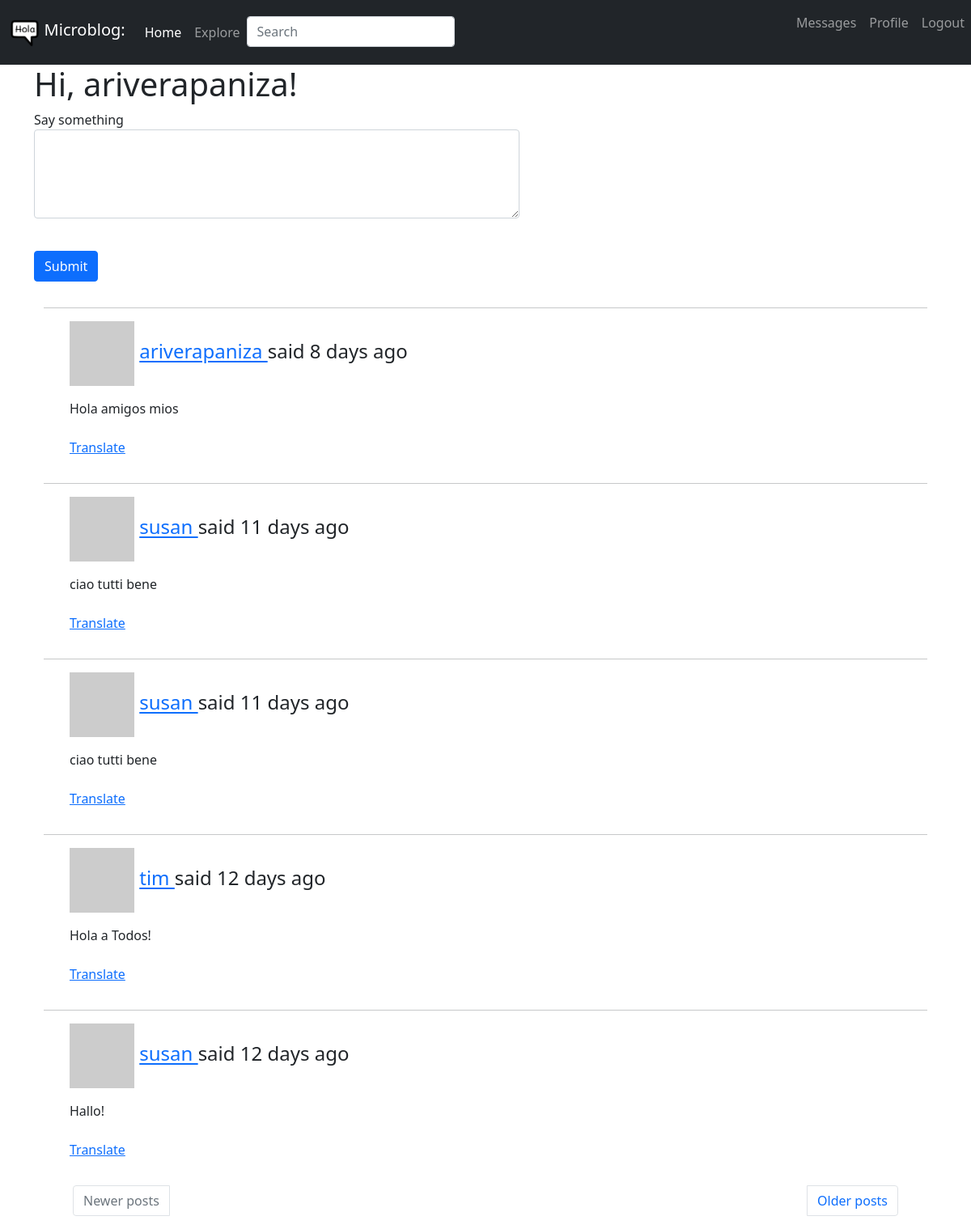
The page /index (signed in) on the database its author committed.
### app/models.py (models this page shows, shortened)
class User(UserMixin, db.Model):
    id = db.Column(db.Integer, primary_key=True)
    username = db.Column(db.String(64), index=True, unique=True)
    email = db.Column(db.String(120), index=True, unique=True)
    password_hash = db.Column(db.String(128))
    posts = db.relationship('Post', backref='author', lazy='dynamic')
    about_me = db.Column(db.String(140))
    last_seen = db.Column(db.DateTime, default=datetime.utcnow)
    followed = db.relationship(
        'User', secondary=followers,
        primaryjoin=(followers.c.follower_id == id),
        secondaryjoin=(followers.c.followed_id == id),
        backref=db.backref('followers', lazy='dynamic'), lazy='dynamic')
    messages_sent = db.relationship('Message',
                                    foreign_keys='Message.sender_id',
                                    backref='author', lazy='dynamic')
    messages_received = db.relationship('Message',
                                        foreign_keys='Message.recipient_id',
                                        backref='recipient', lazy='dynamic')
    last_message_read_time = db.Column(db.DateTime)
    notifications = db.relationship('Notification', backref='user',
                                    lazy='dynamic')
    def avatar(self, size):
        digest = md5(self.email.lower().encode('utf-8')).hexdigest()
        return 'https://www.gravatar.com/avatar/{}?d=identicon&s={}'.format(
            digest, size)
    def followed_posts(self):
        followed = Post.query.join(
            followers, (followers.c.followed_id == Post.user_id)).filter(
                followers.c.follower_id == self.id)
        own = Post.query.filter_by(user_id=self.id)
        return followed.union(own).order_by(Post.timestamp.desc())
    def new_messages(self):
        last_read_time = self.last_message_read_time or datetime(1900, 1, 1)
        return Message.query.filter_by(recipient=self).filter(
            Message.timestamp > last_read_time).count()

class SearchableMixin(object):
    @classmethod
    def before_commit(cls, session):
        session._changes = {
            'add': list(session.new),
            'update': list(session.dirty),
            'delete': list(session.deleted)
        }
    @classmethod
    def after_commit(cls, session):
        for obj in session._changes['add']:
            if isinstance(obj, SearchableMixin):
                add_to_index(obj.__tablename__, obj)
        for obj in session._changes['update']:
            if isinstance(obj, SearchableMixin):
                add_to_index(obj.__tablename__, obj)
        for obj in session._changes['delete']:
            if isinstance(obj, SearchableMixin):
                remove_from_index(obj.__tablename__, obj)
        session._changes = None

class Post(SearchableMixin, db.Model):
    __searchable__ = ['body']
    id = db.Column(db.Integer, primary_key=True)
    body = db.Column(db.String(140))
    timestamp = db.Column(db.DateTime, index=True, default=datetime.utcnow)
    user_id = db.Column(db.Integer, db.ForeignKey('user.id'))
    language = db.Column(db.String(5))

### app/routes.py (the view, shortened to what this page needs)
@app.route('/', methods=['GET', 'POST'])
@app.route('/index', methods=['GET', 'POST'])
@login_required
def index():
    form = PostForm()
    page = request.args.get('page', 1, type=int)
    posts = current_user.followed_posts().paginate(page, app.config['POSTS_PER_PAGE'], False)
    next_url = url_for('index', page=posts.next_num) \
        if posts.has_next else None
    prev_url = url_for('index', page=posts.prev_num) \
        if posts.has_prev else None
    return render_template('index.html', title=_('Home'), form=form, posts=posts.items, next_url=next_url, prev_url=prev_url)

### app/forms.py
class SearchForm(FlaskForm):
    q = StringField(_l('Search'), validators=[DataRequired()])
    def __init__(self, *args, **kwargs):
        if 'formdata' not in kwargs:
            kwargs['formdata'] = request.args
        if 'csrf_enabled' not in kwargs:
            kwargs['csrf_enabled'] = False
        super(SearchForm, self).__init__(*args, **kwargs)

class PostForm(FlaskForm):
    post = TextAreaField(_l('Say something'), validators=[DataRequired(), Length(min=1, max=600)])
    submit = SubmitField(_l('Submit'))

### app/models.py (called while the page is built)
@login.user_loader
def load_user(id):
    return User.query.get(int(id))

### app/routes.py (called while the page is built)
@app.before_request
def before_request():
    if current_user.is_authenticated:
        current_user.last_seen = datetime.utcnow()
        db.session.commit()
        g.search_form = SearchForm()
    g.locale = str(get_locale())

### app/templates/index.html (shortened to what this page needs)
{% extends "base.html" %}
{% block content %}
  <div class="container mb-3 form-floating">
    <h1>{{ _('Hi, %(username)s!', username=current_user.username) }}</h1>
    {% if form %}
    <form action="" method="post">
        <p>
            {{ form.post.label }}<br>
            {{ form.post(cols=32, rows=4, class="form-control", style="width: 600px;") }}<br>
        </p>
        <p>{{ form.submit(class="btn btn-primary") }}</p>
    </form>
    {% endif %}
    {% for post in posts %}
        {% include '_post.html' %}
    {% endfor %}
  </div>
    <div class="container">
      <nav>
        <ul class="pagination justify-content-between">
          {% if prev_url %}
          <li class="page-item px-5">
            <a class="page-link" href="{{ prev_url }}">{{ _('Newer posts') }}</a>
          </li>
          {% else %}
          <li class="page-item px-5 disabled">
            <a class="page-link" href="{{ prev_url }}">{{ _('Newer posts') }}</a>
          </li>
          {% endif %}
          {% if next_url %}
          <li class="page-item px-5">
            <a class="page-link" href="{{ next_url }}">{{ _('Older posts') }}</a>
          </li>
          {% else %}
          <li class="page-item px-5 disabled">
            <a class="page-link" href="{{ next_url }}">{{ _('Older posts') }}</a>
          </li>
          {% endif %}
        </ul>
      </nav>
    </div>
{% endblock %}

### app/templates/_post.html (shortened to what this page needs)
<div class="container">
    <div class="row table-hover">
        <div class="col-md-12">
            <div class="blog-comment">
                <hr/>
                <ul class="comments">
                    <div class="post-comments">
                        <h4>
                             {{ _('%(username)s said %(when)s', username=user_link, when=moment(post.timestamp).fromNow()) }} </h4> </p>
                        <span id="post{{ post.id }}">{{ post.body }}</span>
                        {% if post.language and post.language != g.locale %}
                        <br><br>
                        <span id="translation{{ post.id }}">
                            <a href="javascript:translate(
                                        '#post{{ post.id }}',
                                        '#translation{{ post.id }}',
                                        '{{ post.language }}',
                                        '{{ g.locale }}');">{{ _('Translate') }}</a>
                        </span>
                        {% endif %}
                    </div>
                </ul>
            </div>
        </div>
    </div>
</div>

### rows shown on the page
Post: body "Hola amigos mios"
Post: body "ciao tutti bene"
Post: body "ciao tutti bene"
Post: body "Hola a Todos!"
Post: body "Hallo!"
